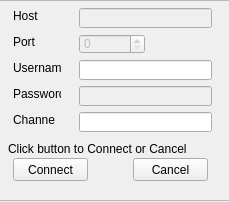
<?xml version="1.0" encoding="UTF-8"?>
<ui version="4.0">
 <class>ConnectDialog</class>
 <widget class="QWidget" name="ConnectDialog">
  <property name="windowModality">
   <enum>Qt::NonModal</enum>
  </property>
  <property name="geometry">
   <rect>
    <x>0</x>
    <y>0</y>
    <width>229</width>
    <height>202</height>
   </rect>
  </property>
  <property name="windowTitle">
   <string>Connection Information</string>
  </property>
  <property name="windowOpacity">
   <double>1.000000000000000</double>
  </property>
  <property name="styleSheet">
   <string notr="true">/*
QWidget#ConnectDialog { background-color: transparent; }
QFrame#frame { background-color: rgba(136, 136, 136, 200); border-radius: 12px;}*/</string>
  </property>
  <property name="windowFilePath">
   <string/>
  </property>
  <widget class="QFrame" name="frame">
   <property name="geometry">
    <rect>
     <x>-1</x>
     <y>0</y>
     <width>231</width>
     <height>201</height>
    </rect>
   </property>
   <property name="frameShape">
    <enum>QFrame::StyledPanel</enum>
   </property>
   <property name="frameShadow">
    <enum>QFrame::Raised</enum>
   </property>
   <widget class="QSpinBox" name="portSpinBox">
    <property name="enabled">
     <bool>false</bool>
    </property>
    <property name="geometry">
     <rect>
      <x>80</x>
      <y>34</y>
      <width>66</width>
      <height>20</height>
     </rect>
    </property>
    <property name="maximum">
     <number>1000000</number>
    </property>
   </widget>
   <widget class="QLabel" name="portLabel">
    <property name="geometry">
     <rect>
      <x>14</x>
      <y>34</y>
      <width>24</width>
      <height>16</height>
     </rect>
    </property>
    <property name="text">
     <string>Port</string>
    </property>
   </widget>
   <widget class="QLineEdit" name="channelLineEdit">
    <property name="enabled">
     <bool>true</bool>
    </property>
    <property name="geometry">
     <rect>
      <x>80</x>
      <y>112</y>
      <width>133</width>
      <height>20</height>
     </rect>
    </property>
   </widget>
   <widget class="QLabel" name="usernameLabel">
    <property name="geometry">
     <rect>
      <x>14</x>
      <y>60</y>
      <width>48</width>
      <height>16</height>
     </rect>
    </property>
    <property name="text">
     <string>Username</string>
    </property>
   </widget>
   <widget class="QLabel" name="channelLabel">
    <property name="geometry">
     <rect>
      <x>14</x>
      <y>112</y>
      <width>42</width>
      <height>16</height>
     </rect>
    </property>
    <property name="text">
     <string>Channel</string>
    </property>
   </widget>
   <widget class="QLabel" name="hostLabel">
    <property name="geometry">
     <rect>
      <x>14</x>
      <y>8</y>
      <width>60</width>
      <height>16</height>
     </rect>
    </property>
    <property name="minimumSize">
     <size>
      <width>60</width>
      <height>0</height>
     </size>
    </property>
    <property name="text">
     <string>Host</string>
    </property>
   </widget>
   <widget class="QPushButton" name="buttonCancel">
    <property name="geometry">
     <rect>
      <x>134</x>
      <y>158</y>
      <width>75</width>
      <height>23</height>
     </rect>
    </property>
    <property name="text">
     <string>Cancel</string>
    </property>
   </widget>
   <widget class="QPushButton" name="buttonConnect">
    <property name="geometry">
     <rect>
      <x>14</x>
      <y>158</y>
      <width>75</width>
      <height>23</height>
     </rect>
    </property>
    <property name="text">
     <string>Connect</string>
    </property>
   </widget>
   <widget class="QLineEdit" name="hostLineEdit">
    <property name="enabled">
     <bool>false</bool>
    </property>
    <property name="geometry">
     <rect>
      <x>80</x>
      <y>8</y>
      <width>133</width>
      <height>20</height>
     </rect>
    </property>
   </widget>
   <widget class="QLabel" name="passwordLabel">
    <property name="geometry">
     <rect>
      <x>14</x>
      <y>86</y>
      <width>48</width>
      <height>16</height>
     </rect>
    </property>
    <property name="text">
     <string>Password</string>
    </property>
   </widget>
   <widget class="QLabel" name="label">
    <property name="geometry">
     <rect>
      <x>9</x>
      <y>138</y>
      <width>211</width>
      <height>21</height>
     </rect>
    </property>
    <property name="text">
     <string>Click button to Connect or Cancel</string>
    </property>
   </widget>
   <widget class="QLineEdit" name="passwordLineEdit">
    <property name="enabled">
     <bool>false</bool>
    </property>
    <property name="geometry">
     <rect>
      <x>80</x>
      <y>86</y>
      <width>133</width>
      <height>20</height>
     </rect>
    </property>
    <property name="echoMode">
     <enum>QLineEdit::Password</enum>
    </property>
   </widget>
   <widget class="QLineEdit" name="usernameLineEdit">
    <property name="geometry">
     <rect>
      <x>80</x>
      <y>60</y>
      <width>133</width>
      <height>20</height>
     </rect>
    </property>
   </widget>
  </widget>
 </widget>
 <resources/>
 <connections/>
</ui>
